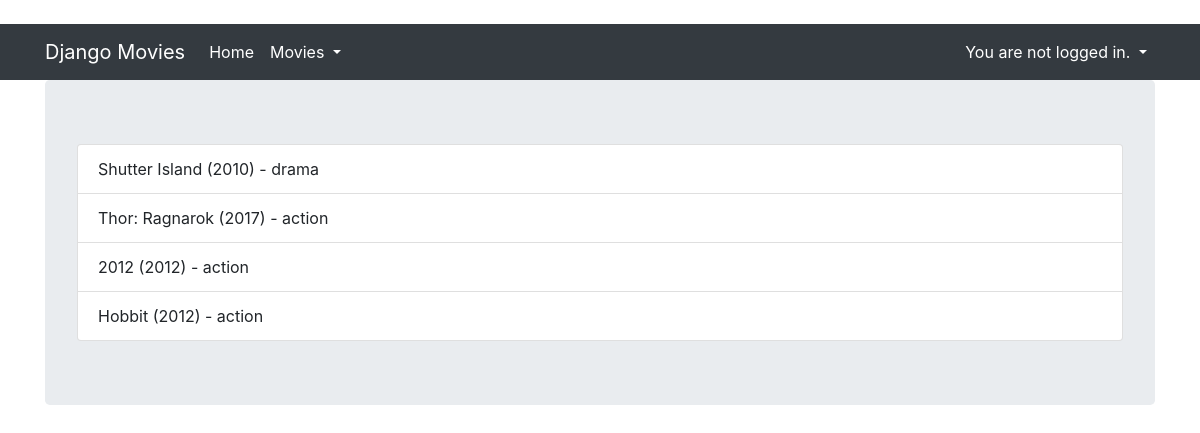
The page / on the database its author committed.
### core/models.py (models this page shows, shortened)
class Movie(models.Model):
    title = models.CharField(max_length=100)
    rating = models.IntegerField(
        null=True, validators=[MaxValueValidator(15), MinValueValidator(1)]
    )
    released = models.DateField()
    description = models.TextField(null=True, blank=True)
    created = models.DateTimeField(auto_now_add=True)
    genre = models.ForeignKey(Genre, null=True, on_delete=models.SET_NULL)
    director = models.ForeignKey(Director, null=True, on_delete=models.SET_NULL)
    countries = models.ManyToManyField(Country, related_name='movies')
    class Meta:
        unique_together = ('title', 'released')

class Genre(models.Model):
    name = models.CharField(max_length=20, unique=True)
    age_limit = models.IntegerField(null=True, blank=True, choices=AGE_LIMITS)
    def __str__(self):
        return self.name

### django_movies/views.py (the view)
# urls.py: path('', IndexView.as_view(), name="index"),
class IndexView(MovieListView):
    template_name='index.html'

### core/templatetags/movie_extras.py (called while the page is built)
@register.simple_tag
def movie_format(movie, short=False):
    if short:
        return f'{movie.title} ({movie.released.year})'
    return f'{movie.title} ({movie.released.year}) - {movie.genre}'

### django_movies/templates/index.html (shortened to what this page needs)
{% extends "base.html" %}
{% load movie_extras %}
{% block content %}
  <ul class="list-group">
    {% for movie in object_list %}
      <li class="list-group-item" style="display:flex; justify-content: space-between;">
        {% movie_format movie %}
      </li>
    {% endfor %}
  </ul>
{% endblock %}

### rows shown on the page
Movie: title+released+genre "Shutter Island (2010) - drama"
Movie: title+released+genre "Thor: Ragnarok (2017) - action"
Movie: title+released+genre "2012 (2012) - action"
Movie: title+released+genre "Hobbit (2012) - action"
